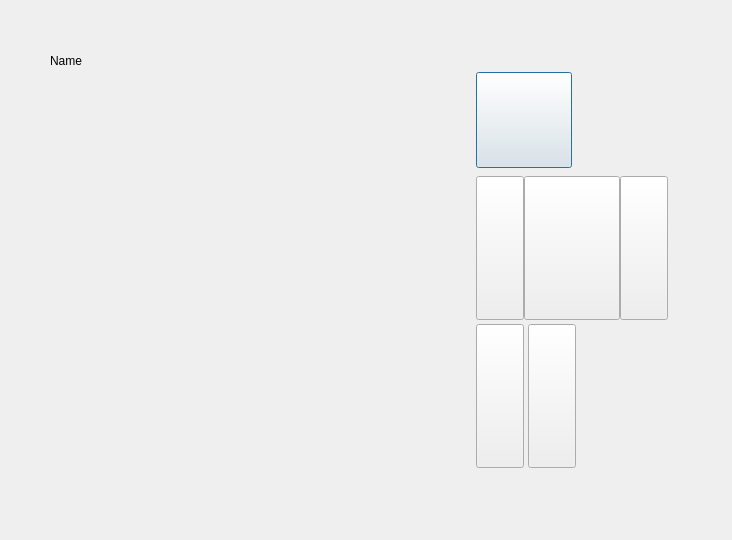
<?xml version="1.0" encoding="UTF-8"?>
<ui version="4.0">
 <class>statsscreen</class>
 <widget class="QDialog" name="statsscreen">
  <property name="geometry">
   <rect>
    <x>0</x>
    <y>0</y>
    <width>732</width>
    <height>540</height>
   </rect>
  </property>
  <property name="windowTitle">
   <string>Dialog</string>
  </property>
  <widget class="QWidget" name="">
   <property name="geometry">
    <rect>
     <x>10</x>
     <y>10</y>
     <width>731</width>
     <height>531</height>
    </rect>
   </property>
   <layout class="QHBoxLayout" name="horizontalLayout" stretch="0">
    <property name="leftMargin">
     <number>20</number>
    </property>
    <property name="topMargin">
     <number>20</number>
    </property>
    <property name="rightMargin">
     <number>20</number>
    </property>
    <property name="bottomMargin">
     <number>20</number>
    </property>
    <item>
     <widget class="QWidget" name="stats" native="true">
      <widget class="QLabel" name="label">
       <property name="geometry">
        <rect>
         <x>20</x>
         <y>10</y>
         <width>141</width>
         <height>41</height>
        </rect>
       </property>
       <property name="text">
        <string>Name</string>
       </property>
      </widget>
      <widget class="QWidget" name="steave" native="true">
       <property name="geometry">
        <rect>
         <x>360</x>
         <y>0</y>
         <width>340</width>
         <height>491</height>
        </rect>
       </property>
       <widget class="QWidget" name="">
        <property name="geometry">
         <rect>
          <x>80</x>
          <y>40</y>
          <width>207</width>
          <height>400</height>
         </rect>
        </property>
        <layout class="QFormLayout" name="formLayout">
         <property name="labelAlignment">
          <set>Qt::AlignmentFlag::AlignCenter</set>
         </property>
         <property name="formAlignment">
          <set>Qt::AlignmentFlag::AlignCenter</set>
         </property>
         <property name="leftMargin">
          <number>2</number>
         </property>
         <property name="topMargin">
          <number>2</number>
         </property>
         <property name="rightMargin">
          <number>2</number>
         </property>
         <property name="bottomMargin">
          <number>2</number>
         </property>
         <item row="0" column="0">
          <widget class="QPushButton" name="pushButton">
           <property name="minimumSize">
            <size>
             <width>96</width>
             <height>96</height>
            </size>
           </property>
           <property name="maximumSize">
            <size>
             <width>96</width>
             <height>96</height>
            </size>
           </property>
           <property name="layoutDirection">
            <enum>Qt::LayoutDirection::LeftToRight</enum>
           </property>
           <property name="text">
            <string/>
           </property>
          </widget>
         </item>
         <item row="1" column="0">
          <layout class="QHBoxLayout" name="horizontalLayout_2">
           <property name="spacing">
            <number>0</number>
           </property>
           <property name="topMargin">
            <number>2</number>
           </property>
           <property name="rightMargin">
            <number>2</number>
           </property>
           <property name="bottomMargin">
            <number>2</number>
           </property>
           <item>
            <widget class="QPushButton" name="pushButton_3">
             <property name="minimumSize">
              <size>
               <width>48</width>
               <height>144</height>
              </size>
             </property>
             <property name="maximumSize">
              <size>
               <width>48</width>
               <height>144</height>
              </size>
             </property>
             <property name="text">
              <string/>
             </property>
            </widget>
           </item>
           <item>
            <widget class="QPushButton" name="pushButton_7">
             <property name="minimumSize">
              <size>
               <width>96</width>
               <height>144</height>
              </size>
             </property>
             <property name="maximumSize">
              <size>
               <width>96</width>
               <height>144</height>
              </size>
             </property>
             <property name="text">
              <string/>
             </property>
            </widget>
           </item>
           <item>
            <widget class="QPushButton" name="pushButton_4">
             <property name="minimumSize">
              <size>
               <width>48</width>
               <height>144</height>
              </size>
             </property>
             <property name="maximumSize">
              <size>
               <width>48</width>
               <height>144</height>
              </size>
             </property>
             <property name="text">
              <string/>
             </property>
            </widget>
           </item>
          </layout>
         </item>
         <item row="2" column="0">
          <layout class="QHBoxLayout" name="horizontalLayout_3">
           <property name="spacing">
            <number>4</number>
           </property>
           <item>
            <widget class="QPushButton" name="pushButton_5">
             <property name="minimumSize">
              <size>
               <width>48</width>
               <height>144</height>
              </size>
             </property>
             <property name="maximumSize">
              <size>
               <width>48</width>
               <height>144</height>
              </size>
             </property>
             <property name="text">
              <string/>
             </property>
            </widget>
           </item>
           <item>
            <widget class="QPushButton" name="pushButton_6">
             <property name="minimumSize">
              <size>
               <width>48</width>
               <height>144</height>
              </size>
             </property>
             <property name="maximumSize">
              <size>
               <width>48</width>
               <height>144</height>
              </size>
             </property>
             <property name="text">
              <string/>
             </property>
            </widget>
           </item>
          </layout>
         </item>
        </layout>
       </widget>
      </widget>
     </widget>
    </item>
   </layout>
  </widget>
 </widget>
 <resources/>
 <connections/>
</ui>
